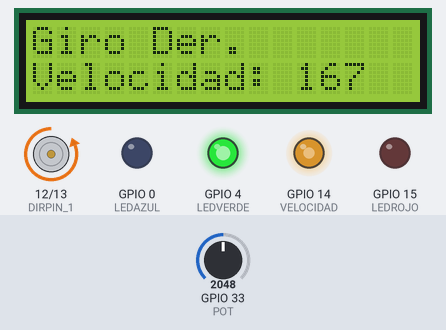
The sketch below on a simulated ESP32. Shown: 16×2 character LCD, motor-driver pin pairs drawn as motors (green arrow = first pin HIGH = forward, orange = second pin HIGH = backward, longer = more drive), output pins drawn as LEDs (lit = HIGH). The inputs (shaded band) are chosen by the test bench; at power-on: GPIO 33 (POT) = 2048. What the sketch prints to the serial monitor is not drawn.

Above: at 1.2 s.
1.3 s: GPIO 33 (POT) set to 2866
At 7.5 s:
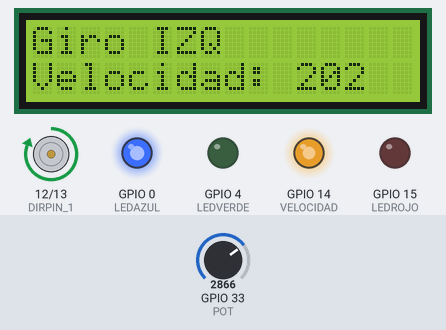
13.6 s: GPIO 33 (POT) set to 491
At 14.9 s:
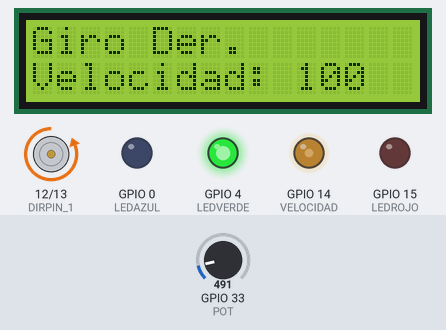
19.8 s: GPIO 33 (POT) set to 1228
At 22.2 s:
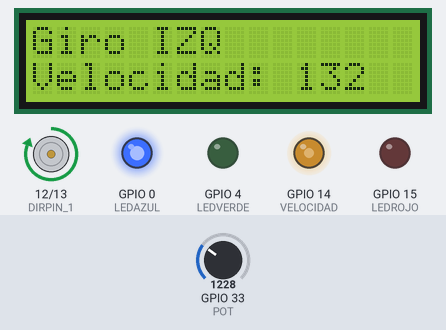
22.7 s: GPIO 33 (POT) set to 3603
At 29.5 s:
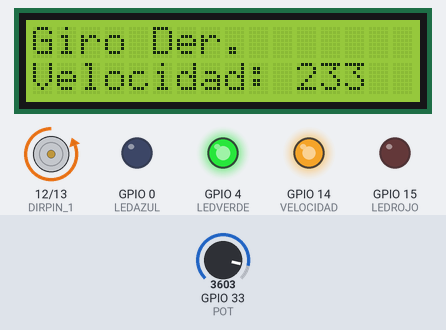
Timing chart, 0 to 29.9 s (numbered marks = the images above; inputs shaded):
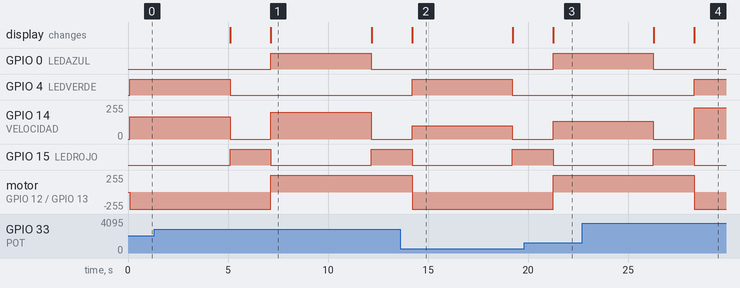

The sketch:

32_motor_L293D_LED_LCD.ino
```cpp
#include <Wire.h>
#include <LiquidCrystal_I2C.h>

#define VELOCIDAD 14
#define DIRPIN_1 12
#define DIRPIN_2 13

#define LEDROJO 15
#define LEDVERDE 4
#define LEDAZUL 0

#define PARO 0
#define DERECHA 1
#define IZQUIERDA 2

#define POT 33  // Pin donde está conectado el potenciómetro

#define SDA 18
#define SCL 19
#define ADDR 0x27

LiquidCrystal_I2C lcd(ADDR,16,2);

void setup() {
  Serial.begin(115200);

  pinMode(VELOCIDAD, OUTPUT);
  pinMode(DIRPIN_1, OUTPUT);
  pinMode(DIRPIN_2, OUTPUT);

  pinMode(LEDROJO, OUTPUT);
  pinMode(LEDVERDE, OUTPUT);
  pinMode(LEDAZUL, OUTPUT);

  pinMode(POT, INPUT);

  Wire.begin(SDA,SCL);
  lcd.init();
  lcd.backlight();
  lcd.clear();
}

void loop() {

  cambioEstado(DERECHA);
  delay(5000);

  cambioEstado(PARO);
  delay(2000);

  cambioEstado(IZQUIERDA);
  delay(5000);

  cambioEstado(PARO);
  delay(2000);
}

void cambioEstado(int estadoNuevo) {
  lcd.clear();
  switch (estadoNuevo) {
    case PARO:
      Serial.println("Motor parado.");
      escribeLCD("Velocidad"+String(leerPot()),1);
      analogWrite(VELOCIDAD, 0);
      digitalWrite(LEDROJO, HIGH);
      digitalWrite(LEDAZUL, LOW);
      digitalWrite(LEDVERDE, LOW);
      lcd.clear();
      escribeLCD("Motor parado", 0);
       break;
    case DERECHA:
      Serial.println("Girando en una direccion.");
      escribeLCD("Giro Der. ", 0);
      escribeLCD("Velocidad: "+String(leerPot()),1);
      analogWrite(VELOCIDAD, leerPot());
      digitalWrite(DIRPIN_1, LOW);
      digitalWrite(DIRPIN_2, HIGH);
      digitalWrite(LEDROJO, LOW);
      digitalWrite(LEDVERDE, HIGH);
      digitalWrite(LEDAZUL, LOW);
      break;
    case IZQUIERDA:
      Serial.println("Girando en otra direccion.");
      escribeLCD("Giro IZQ", 0);
      escribeLCD("Velocidad: "+String(leerPot()),1);
      analogWrite(VELOCIDAD, leerPot());
      digitalWrite(DIRPIN_1, HIGH);
      digitalWrite(DIRPIN_2, LOW);
      digitalWrite(LEDROJO, LOW);
      digitalWrite(LEDVERDE, LOW);
      digitalWrite(LEDAZUL, HIGH);
      break;
    default:
      break;
  }
}

int leerPot(){
  int valorPot= 0;
  int valorVel = 0;

  valorPot = analogRead(POT);
  valorVel = map(valorPot,0,4096,80,255);

  Serial.println("Velocidad: "+String(valorVel));

  return valorVel;
}

void escribeLCD(String mensaje,int fila){
  // lcd.clear();
  lcd.setCursor(0,fila);
  lcd.print(mensaje);
}
```

Measured:
- after the input at 13.6 s, the display: changes after 0.60 s (image 2)
- after the input at 19.8 s, GPIO 14 (VELOCIDAD): 0/255 → 132/255 after 1.5 s; the display: changes after 1.5 s (image 3)
- what the display in image 1 shows lasts 5.1 s, from 7.1 s to 12.2 s
